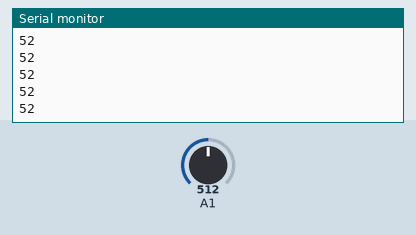
Recording of a sketch running on a simulated Arduino Uno, built with avr-gcc and run on an emulated ATmega328P. On the bench: the last lines printed to the serial monitor. The inputs (shaded band) are chosen by the test bench; at power-on: A1 = 512.

Above: at 1.2 s.
1.3 s: A1 set to 716
At 1.31 s:
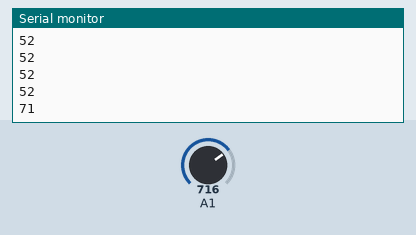
2.8 s: A1 set to 900
At 2.81 s:
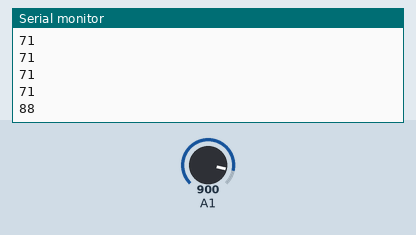
Timing chart, 0 to 5.8 s (numbered marks = the images above; inputs shaded):
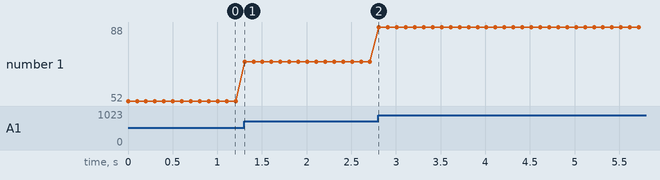

The sketch:

debug_e_simulati.ino
```cpp
#define SIMULATO
#define DEBUG


#ifndef SIMULATO
  //dichiarazione sonda PT100
  #include <Adafruit_MAX31865.h>
  Adafruit_MAX31865 thermo = Adafruit_MAX31865(4,5,6,7);
#endif

int temp;

void setup() {
  #ifdef DEBUG
  Serial.begin(9600);
  #endif

  #ifndef SIMULATO
  thermo.begin(MAX31865_3WIRE);  // set to 2WIRE or 4WIRE as necessary
  #endif
}

void loop() {

  //misuro temp con MAX31865
    #ifndef SIMULATO
    temp = thermo.temperature(100, RREF);
    #else
    temp = (float)(map(analogRead(A1), 0, 1023, 500, 10000)) / 100.0f;
    #endif

  #ifdef DEBUG
  Serial.println(temp);
  #else
  //stampo su display
  #endif

    delay(100);

}
```

Measured:
- after the input at 1.3 s, the serial monitor: prints a new line at once (image 1)
- after the input at 2.8 s, the serial monitor: prints a new line at once (image 2)
- plotted number 1: 52 → 71 after the input at 1.3 s, 71 → 88 after the input at 2.8 s
